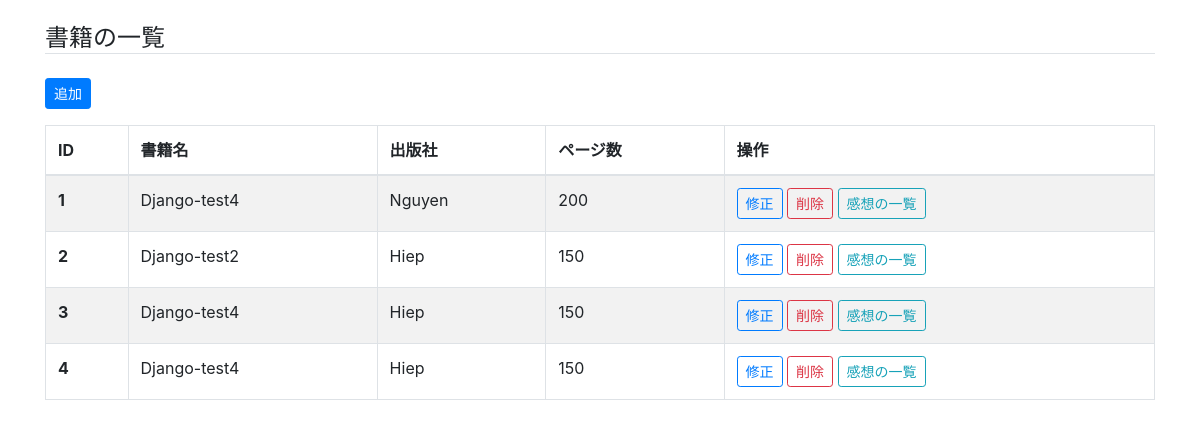
The page /cms/book/ on the database as committed earlier.
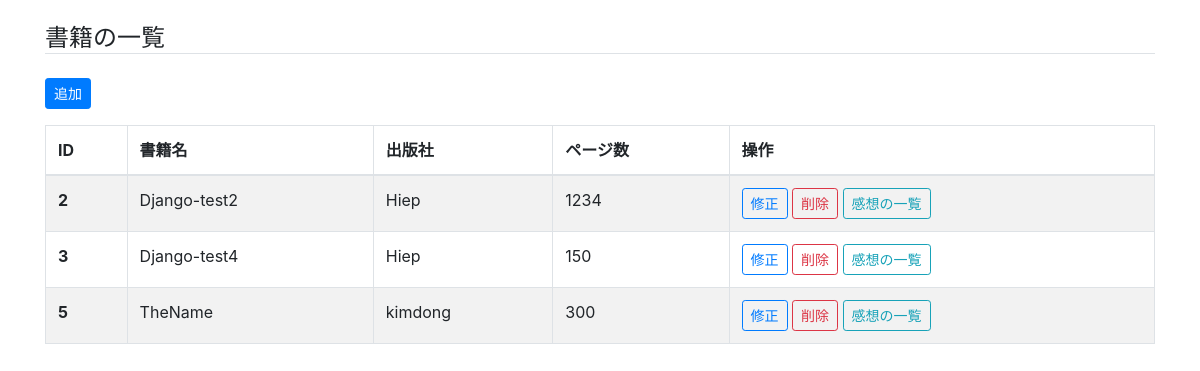
The same page on the database as committed later.
### cms/models.py (models this page shows, shortened)
class Book(models.Model):
    name = models.CharField('書籍名', max_length=255)
    publisher = models.CharField('出版社', max_length=255, blank=True)
    page = models.IntegerField('ページ数', blank=True, default=0)

### cms/views.py (the view)
# urls.py: path('book/', views.book_list, name='book_list'),
def book_list(request):
    books = Book.objects.all().order_by('id')
    return render(request,
                  'cms/book_list.html',
                  {'books': books})

### cms/templates/cms/book_list.html (shortened to what this page needs)
{% extends "cms/base.html" %}
{% block content %}
    <h4 class="mt-4 border-bottom">書籍の一覧</h4>
    <a href="{% url 'cms:book_add' %}" class="btn btn-primary btn-sm my-3">追加</a>
    <table class="table table-striped table-bordered">
      <thead>
        <tr>
          <th scope="col">ID</th>
          <th scope="col">書籍名</th>
          <th scope="col">出版社</th>
          <th scope="col">ページ数</th>
          <th scope="col">操作</th>
        </tr>
      </thead>
      <tbody>
        {% for book in books %}
        <tr>
          <th scope="row">{{ book.id }}</th>
          <td>{{ book.name }}</td>
          <td>{{ book.publisher }}</td>
          <td>{{ book.page }}</td>
          <td>
            <a href="{% url 'cms:book_mod' book_id=book.id %}" class="btn btn-outline-primary btn-sm">修正</a>
            <a href="{% url 'cms:book_del' book_id=book.id %}" class="btn btn-outline-danger btn-sm">削除</a>
            <a href="{% url 'cms:impression_list' book_id=book.id %}" class="btn btn-outline-info btn-sm">感想の一覧</a>
          </td>
        </tr>
        {% endfor %}
      </tbody>
    </table>
{% endblock content %}

### cms/templates/cms/base.html (shortened to what this page needs)
{% load i18n static %}
<!DOCTYPE html>{% get_current_language as LANGUAGE_CODE %}
<html lang="{{ LANGUAGE_CODE|default:"en-us"}}">
<head>
<link rel="stylesheet" href="{% static 'cms/css/bootstrap.min.css' %}">
</head>
<body>
  <div class="container">
    {% block content %}{% endblock %}
  </div>
</body>
</html>

Rows that differ between the two databases and show on the page:
removed Book: id "1", name "Django-test4", publisher "Nguyen", page "200"
removed Book: id "4", name "Django-test4", publisher "Hiep", page "150"
changed Book "Django-test2": page "150" → "1234"
added Book: id "5", name "TheName", publisher "kimdong", page "300"
